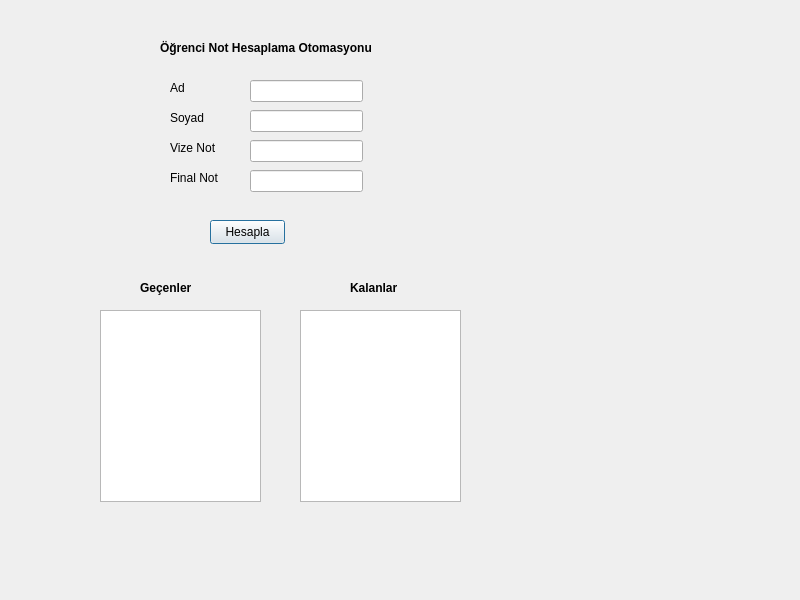
<?xml version="1.0" encoding="UTF-8"?>
<ui version="4.0">
 <class>Dialog</class>
 <widget class="QDialog" name="Dialog">
  <property name="geometry">
   <rect>
    <x>0</x>
    <y>0</y>
    <width>800</width>
    <height>600</height>
   </rect>
  </property>
  <property name="windowTitle">
   <string>Dialog</string>
  </property>
  <widget class="QLabel" name="label">
   <property name="geometry">
    <rect>
     <x>170</x>
     <y>80</y>
     <width>49</width>
     <height>16</height>
    </rect>
   </property>
   <property name="text">
    <string>Ad</string>
   </property>
  </widget>
  <widget class="QLabel" name="label_2">
   <property name="geometry">
    <rect>
     <x>170</x>
     <y>110</y>
     <width>49</width>
     <height>16</height>
    </rect>
   </property>
   <property name="text">
    <string>Soyad</string>
   </property>
  </widget>
  <widget class="QLabel" name="label_3">
   <property name="geometry">
    <rect>
     <x>170</x>
     <y>140</y>
     <width>49</width>
     <height>16</height>
    </rect>
   </property>
   <property name="text">
    <string>Vize Not</string>
   </property>
  </widget>
  <widget class="QLabel" name="label_4">
   <property name="geometry">
    <rect>
     <x>170</x>
     <y>170</y>
     <width>49</width>
     <height>16</height>
    </rect>
   </property>
   <property name="text">
    <string>Final Not</string>
   </property>
  </widget>
  <widget class="QLineEdit" name="lineEdit">
   <property name="geometry">
    <rect>
     <x>250</x>
     <y>80</y>
     <width>113</width>
     <height>22</height>
    </rect>
   </property>
  </widget>
  <widget class="QLineEdit" name="lineEdit_2">
   <property name="geometry">
    <rect>
     <x>250</x>
     <y>110</y>
     <width>113</width>
     <height>22</height>
    </rect>
   </property>
  </widget>
  <widget class="QLineEdit" name="lineEdit_3">
   <property name="geometry">
    <rect>
     <x>250</x>
     <y>140</y>
     <width>113</width>
     <height>22</height>
    </rect>
   </property>
  </widget>
  <widget class="QLineEdit" name="lineEdit_4">
   <property name="geometry">
    <rect>
     <x>250</x>
     <y>170</y>
     <width>113</width>
     <height>22</height>
    </rect>
   </property>
  </widget>
  <widget class="QPushButton" name="pushButton">
   <property name="geometry">
    <rect>
     <x>210</x>
     <y>220</y>
     <width>75</width>
     <height>24</height>
    </rect>
   </property>
   <property name="text">
    <string>Hesapla</string>
   </property>
  </widget>
  <widget class="QLabel" name="label_5">
   <property name="geometry">
    <rect>
     <x>160</x>
     <y>40</y>
     <width>211</width>
     <height>16</height>
    </rect>
   </property>
   <property name="font">
    <font>
     <bold>true</bold>
    </font>
   </property>
   <property name="text">
    <string>Öğrenci Not Hesaplama Otomasyonu</string>
   </property>
  </widget>
  <widget class="QListWidget" name="listWidget">
   <property name="geometry">
    <rect>
     <x>100</x>
     <y>310</y>
     <width>161</width>
     <height>192</height>
    </rect>
   </property>
  </widget>
  <widget class="QListWidget" name="listWidget_2">
   <property name="geometry">
    <rect>
     <x>300</x>
     <y>310</y>
     <width>161</width>
     <height>192</height>
    </rect>
   </property>
  </widget>
  <widget class="QLabel" name="label_6">
   <property name="geometry">
    <rect>
     <x>140</x>
     <y>280</y>
     <width>61</width>
     <height>16</height>
    </rect>
   </property>
   <property name="font">
    <font>
     <bold>true</bold>
    </font>
   </property>
   <property name="text">
    <string>Geçenler</string>
   </property>
  </widget>
  <widget class="QLabel" name="label_7">
   <property name="geometry">
    <rect>
     <x>350</x>
     <y>280</y>
     <width>49</width>
     <height>16</height>
    </rect>
   </property>
   <property name="font">
    <font>
     <bold>true</bold>
    </font>
   </property>
   <property name="text">
    <string>Kalanlar</string>
   </property>
  </widget>
 </widget>
 <resources/>
 <connections/>
</ui>
